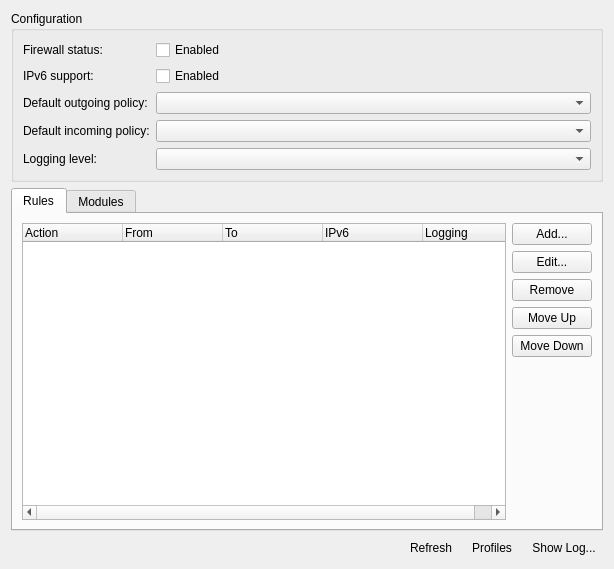
<?xml version="1.0" encoding="UTF-8"?>
<ui version="4.0">
 <class>Ufw</class>
 <widget class="QWidget" name="Ufw">
  <property name="geometry">
   <rect>
    <x>0</x>
    <y>0</y>
    <width>614</width>
    <height>569</height>
   </rect>
  </property>
  <layout class="QGridLayout" name="gridLayout">
   <item row="0" column="0" colspan="4">
    <widget class="UFW::StatusBox" name="configBox">
     <property name="title">
      <string>Configuration</string>
     </property>
     <property name="flat">
      <bool>false</bool>
     </property>
     <layout class="QFormLayout" name="formLayout">
      <item row="0" column="0">
       <widget class="QLabel" name="label_3">
        <property name="text">
         <string>Firewall status:</string>
        </property>
       </widget>
      </item>
      <item row="0" column="1">
       <widget class="QCheckBox" name="ufwEnabled">
        <property name="text">
         <string>Enabled</string>
        </property>
       </widget>
      </item>
      <item row="1" column="0">
       <widget class="QLabel" name="ipv6EnabledLabel">
        <property name="text">
         <string>IPv6 support:</string>
        </property>
       </widget>
      </item>
      <item row="1" column="1">
       <widget class="QCheckBox" name="ipv6Enabled">
        <property name="text">
         <string>Enabled</string>
        </property>
       </widget>
      </item>
      <item row="2" column="0">
       <widget class="QLabel" name="defaultOutgoingPolicyLabel">
        <property name="text">
         <string>Default outgoing policy:</string>
        </property>
       </widget>
      </item>
      <item row="2" column="1">
       <widget class="QComboBox" name="defaultOutgoingPolicy"/>
      </item>
      <item row="3" column="0">
       <widget class="QLabel" name="defaultIncomingPolicyLabel">
        <property name="text">
         <string>Default incoming policy:</string>
        </property>
       </widget>
      </item>
      <item row="3" column="1">
       <widget class="QComboBox" name="defaultIncomingPolicy"/>
      </item>
      <item row="4" column="0">
       <widget class="QLabel" name="ufwLoggingLevelLabel">
        <property name="text">
         <string>Logging level:</string>
        </property>
       </widget>
      </item>
      <item row="4" column="1">
       <widget class="QComboBox" name="ufwLoggingLevel"/>
      </item>
     </layout>
    </widget>
   </item>
   <item row="1" column="0" colspan="4">
    <widget class="QTabWidget" name="tabWidget">
     <property name="currentIndex">
      <number>0</number>
     </property>
     <property name="iconSize">
      <size>
       <width>22</width>
       <height>22</height>
      </size>
     </property>
     <widget class="QWidget" name="tab">
      <attribute name="title">
       <string>Rules</string>
      </attribute>
      <layout class="QGridLayout" name="gridLayout_2">
       <item row="0" column="0" rowspan="7">
        <widget class="UFW::RulesList" name="ruleList">
         <property name="rootIsDecorated">
          <bool>false</bool>
         </property>
         <property name="uniformRowHeights">
          <bool>true</bool>
         </property>
         <property name="itemsExpandable">
          <bool>false</bool>
         </property>
         <property name="allColumnsShowFocus">
          <bool>true</bool>
         </property>
         <property name="expandsOnDoubleClick">
          <bool>false</bool>
         </property>
         <column>
          <property name="text">
           <string>Action</string>
          </property>
         </column>
         <column>
          <property name="text">
           <string>From</string>
          </property>
         </column>
         <column>
          <property name="text">
           <string>To</string>
          </property>
         </column>
         <column>
          <property name="text">
           <string>IPv6</string>
          </property>
         </column>
         <column>
          <property name="text">
           <string>Logging</string>
          </property>
         </column>
        </widget>
       </item>
       <item row="0" column="1">
        <widget class="QPushButton" name="addRuleButton">
         <property name="text">
          <string>Add...</string>
         </property>
        </widget>
       </item>
       <item row="1" column="1">
        <widget class="QPushButton" name="editRuleButton">
         <property name="text">
          <string>Edit...</string>
         </property>
        </widget>
       </item>
       <item row="2" column="1">
        <widget class="QPushButton" name="removeRuleButton">
         <property name="text">
          <string>Remove</string>
         </property>
        </widget>
       </item>
       <item row="3" column="1">
        <widget class="QPushButton" name="moveRuleUpButton">
         <property name="text">
          <string>Move Up</string>
         </property>
        </widget>
       </item>
       <item row="4" column="1">
        <widget class="QPushButton" name="moveRuleDownButton">
         <property name="text">
          <string>Move Down</string>
         </property>
        </widget>
       </item>
       <item row="5" column="1">
        <spacer name="verticalSpacer">
         <property name="orientation">
          <enum>Qt::Vertical</enum>
         </property>
         <property name="sizeHint" stdset="0">
          <size>
           <width>73</width>
           <height>10</height>
          </size>
         </property>
        </spacer>
       </item>
      </layout>
     </widget>
     <widget class="QWidget" name="tab_2">
      <attribute name="title">
       <string>Modules</string>
      </attribute>
      <layout class="QVBoxLayout" name="verticalLayout_2">
       <item>
        <widget class="QTreeWidget" name="modulesList">
         <property name="rootIsDecorated">
          <bool>false</bool>
         </property>
         <property name="uniformRowHeights">
          <bool>true</bool>
         </property>
         <property name="itemsExpandable">
          <bool>false</bool>
         </property>
         <property name="sortingEnabled">
          <bool>true</bool>
         </property>
         <property name="allColumnsShowFocus">
          <bool>true</bool>
         </property>
         <property name="expandsOnDoubleClick">
          <bool>false</bool>
         </property>
         <attribute name="headerDefaultSectionSize">
          <number>64</number>
         </attribute>
         <column>
          <property name="text">
           <string>Protocol</string>
          </property>
         </column>
         <column>
          <property name="text">
           <string>Connection Tracking</string>
          </property>
         </column>
         <column>
          <property name="text">
           <string>NAT</string>
          </property>
         </column>
        </widget>
       </item>
      </layout>
     </widget>
    </widget>
   </item>
   <item row="2" column="0">
    <widget class="KSqueezedTextLabel" name="statusLabel">
     <property name="font">
      <font>
       <italic>true</italic>
      </font>
     </property>
    </widget>
   </item>
   <item row="2" column="1">
    <widget class="QToolButton" name="refreshButton">
     <property name="text">
      <string>Refresh</string>
     </property>
     <property name="toolButtonStyle">
      <enum>Qt::ToolButtonTextBesideIcon</enum>
     </property>
     <property name="autoRaise">
      <bool>true</bool>
     </property>
    </widget>
   </item>
   <item row="2" column="2">
    <widget class="QToolButton" name="profilesButton">
     <property name="text">
      <string>Profiles</string>
     </property>
     <property name="toolButtonStyle">
      <enum>Qt::ToolButtonTextBesideIcon</enum>
     </property>
     <property name="autoRaise">
      <bool>true</bool>
     </property>
    </widget>
   </item>
   <item row="2" column="3">
    <widget class="QToolButton" name="logButton">
     <property name="text">
      <string>Show Log...</string>
     </property>
     <property name="toolButtonStyle">
      <enum>Qt::ToolButtonTextBesideIcon</enum>
     </property>
     <property name="autoRaise">
      <bool>true</bool>
     </property>
    </widget>
   </item>
  </layout>
 </widget>
 <customwidgets>
  <customwidget>
   <class>KSqueezedTextLabel</class>
   <extends>QLabel</extends>
   <header>ksqueezedtextlabel.h</header>
  </customwidget>
  <!--<customwidget>
   <class>KPushButton</class>
   <extends>QPushButton</extends>
   <header>kpushbutton.h</header>
  </customwidget> -->
  <customwidget>
   <class>UFW::RulesList</class>
   <extends>QTreeWidget</extends>
   <header>ruleslist.h</header>
  </customwidget>
  <customwidget>
   <class>UFW::StatusBox</class>
   <extends>QGroupBox</extends>
   <header>statusbox.h</header>
   <container>1</container>
  </customwidget>
 </customwidgets>
 <tabstops>
  <tabstop>ufwEnabled</tabstop>
  <tabstop>ipv6Enabled</tabstop>
  <tabstop>defaultOutgoingPolicy</tabstop>
  <tabstop>defaultIncomingPolicy</tabstop>
  <tabstop>ufwLoggingLevel</tabstop>
  <tabstop>tabWidget</tabstop>
  <tabstop>ruleList</tabstop>
  <tabstop>addRuleButton</tabstop>
  <tabstop>editRuleButton</tabstop>
  <tabstop>removeRuleButton</tabstop>
  <tabstop>moveRuleUpButton</tabstop>
  <tabstop>moveRuleDownButton</tabstop>
  <tabstop>modulesList</tabstop>
  <tabstop>refreshButton</tabstop>
  <tabstop>profilesButton</tabstop>
  <tabstop>logButton</tabstop>
 </tabstops>
 <resources/>
 <connections/>
</ui>
